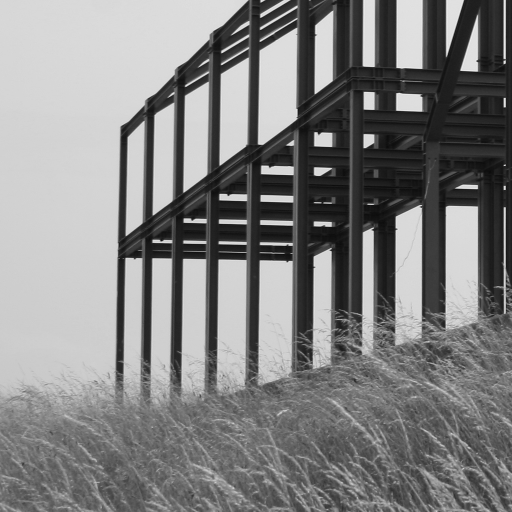
%> input picture img_processing/matlab/testimages/steel.png, 512 x 512 px
$ octave --eval "houghTransform;"   (GNU Octave 9; MATLAB toolbox functions it lacks are replaced by stand-ins)
%> lines starting %> are read from the running program, lines starting %| are printed output that depends on the picture; in (x1, y1, x2, y2) boxes, pixels count from 0 and x2, y2 are one past the last pixel; in counts of white or black regions, pixels touching at a corner belong together; the program's own positions count from 1
function houghTransform()
    I = imread('testimages/steel.png');
%> I is the input picture: size 512x512 uint8; min 11, max 238, mean 129.4

    BW = edge(I, 'canny');
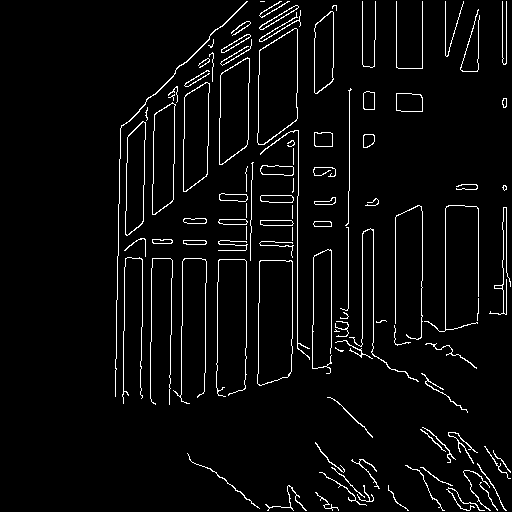
%> BW: size 512x512 logical; 4.1% white in thin lines or dots, all inside (x1, y1, x2, y2) = (115, 1, 511, 511)

    [H, theta, rho] = hough(BW, 'RhoResolution',0.7,'Theta',-90:0.5:89.5);
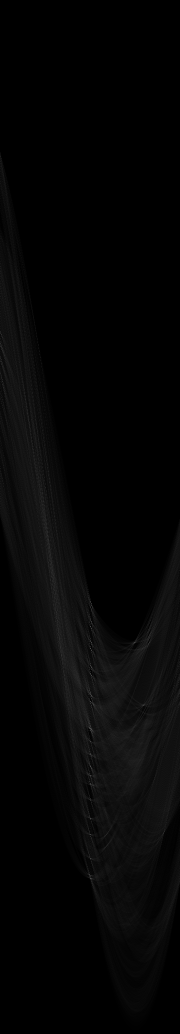
%> H: size 2067x360 double (shown at 1/2 size); min 0, max 237, mean 5.2
%> theta = 360 values from -90 to 89.5; rho = 2067 values from -723.1 to 723.1
    P = houghpeaks(H,40);
%> P = [1458 181; 1670 181; 1757 181; 1551 181; 1385 181; 1637 181; 1717 181; 1208 183; 1286 183; 1510 182; 1244 183; 1598 181]

    lines = houghlines(BW, theta, rho, P);
%> lines = 18 lines; longest, point1 to point2 (x, y): (247, 169) to (247, 375), (298, 197) to (298, 349), (446, 209) to (446, 347), (507, 187) to (507, 315), (396, 218) to (396, 345), (298, 6) to (298, 131)
    HTrans = imadjust(mat2gray(H));
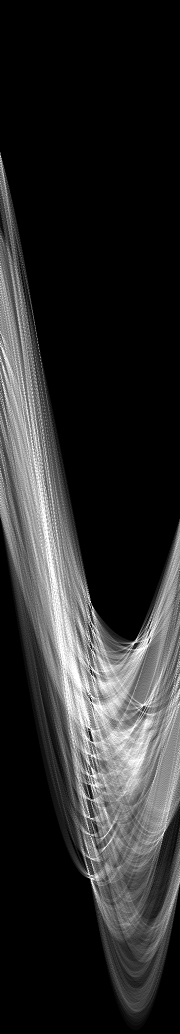
%> HTrans: size 2067x360 double (shown at 1/2 size); min 0, max 1, mean 0.17
    figure, imshow(HTrans);
    imwrite(HTrans,'h.png');

    figure, imshow(I), hold on;
    for k = 1:length(lines)
        xy = [lines(k).point1; lines(k).point2];
        plot(xy(:,1), xy(:, 2), 'LineWidth', 2, 'Color', 'green');
    end
%> this loop made 18 passes
%> xy on passes 1 to 12: [298 6; 298 131], [298 197; 298 349], [446 2; 446 56], [446 209; 446 347], [507 2; 507 64], [507 187; 507 315], [363 2; 363 65], [363 234; 363 355], [247 2; 247 59], [247 169; 247 375], [423 2; 423 69], [423 212; 423 288]
%> `houghTransform;`:
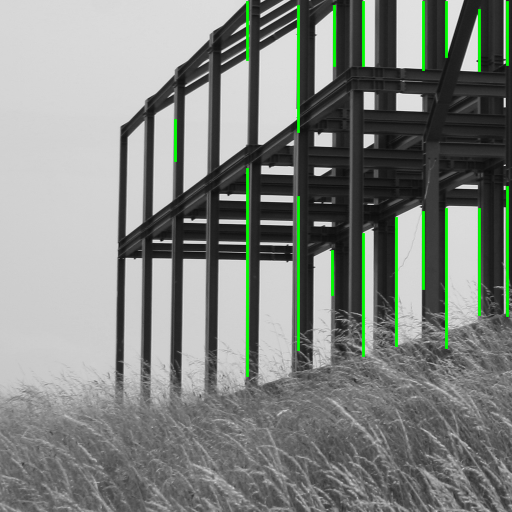
%> figure redrawn from the program's plot data

    imwrite(I, 'res.png');


end
